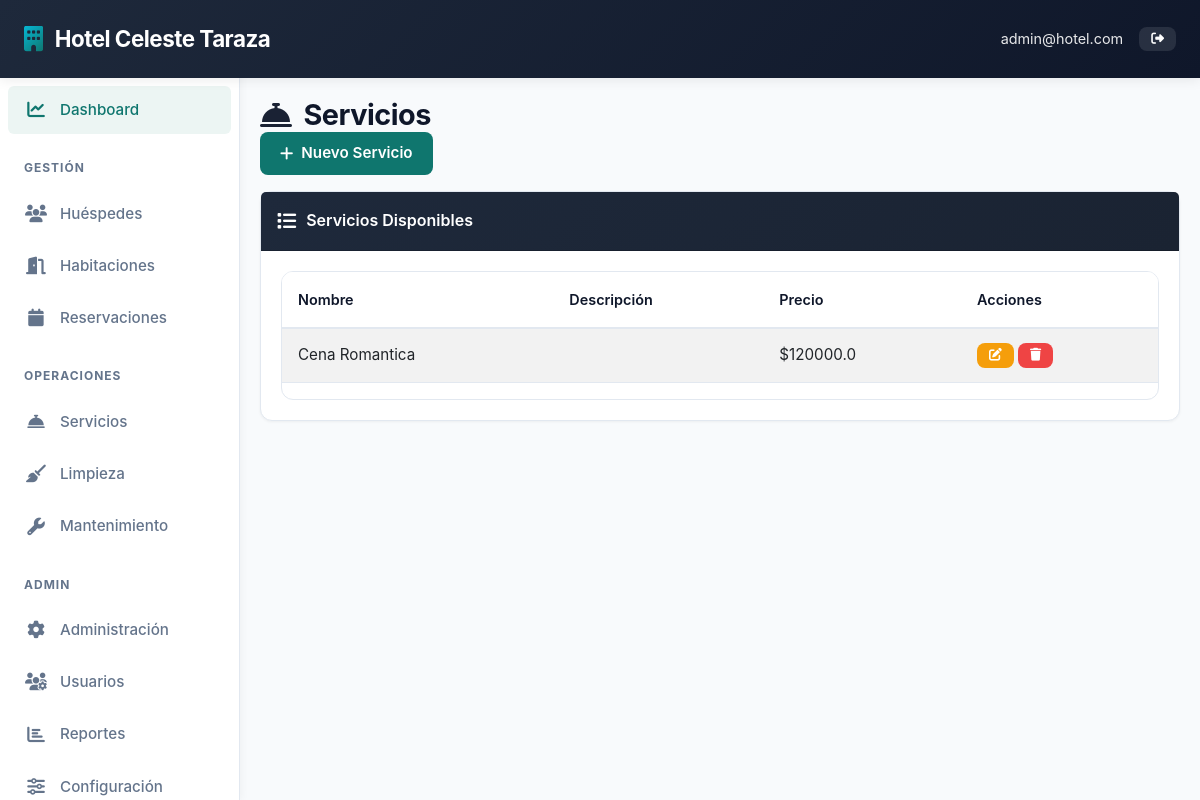
The page /services/ (signed in) on the database its author committed.
### models.py (models this page shows, shortened)
class SystemSettings(db.Model):
    __tablename__ = 'system_settings'
    id = db.Column(db.Integer, primary_key=True)
    hotel_name = db.Column(db.String(120), nullable=False, default='Hotel Management System')
    hotel_address = db.Column(db.Text, nullable=False, default='Calle Principal 123, Ciudad')
    hotel_phone = db.Column(db.String(20), nullable=False, default='+1 (555) 123-4567')
    hotel_email = db.Column(db.String(120), nullable=False, default='info@hotel.com')
    check_in_time = db.Column(db.String(5), nullable=False, default='14:00')
    check_out_time = db.Column(db.String(5), nullable=False, default='11:00')
    price_per_night = db.Column(db.Float, nullable=False, default=100.0)
    updated_at = db.Column(db.DateTime, default=datetime.utcnow, onupdate=datetime.utcnow)

class User(UserMixin, db.Model):
    __tablename__ = 'users'
    id = db.Column(db.Integer, primary_key=True)
    username = db.Column(db.String(80), unique=True, nullable=False)
    email = db.Column(db.String(120), unique=True, nullable=False)
    password_hash = db.Column(db.String(200), nullable=False)
    full_name = db.Column(db.String(120), nullable=False)
    role = db.Column(db.String(20), nullable=False, default='staff')  # admin, receptionist, housekeeper, manager
    phone = db.Column(db.String(20))
    created_at = db.Column(db.DateTime, default=datetime.utcnow)
    is_active = db.Column(db.Boolean, default=True)
    reservations = db.relationship('Reservation', backref='created_by_user', lazy=True)

class Service(db.Model):
    __tablename__ = 'services'
    id = db.Column(db.Integer, primary_key=True)
    name = db.Column(db.String(100), nullable=False)
    description = db.Column(db.Text)
    price = db.Column(db.Float, nullable=False)
    category = db.Column(db.String(50), nullable=False)  # room_service, spa, laundry, parking, etc
    is_active = db.Column(db.Boolean, default=True)
    created_at = db.Column(db.DateTime, default=datetime.utcnow)

### routes.py (the view)
@services_bp.route('/')
@staff_required
def list_services():
    page = request.args.get('page', 1, type=int)
    category = request.args.get('category', '')
    query = Service.query
    if category:
        query = query.filter_by(category=category)
    services = query.paginate(page=page, per_page=10)
    return render_template('services/list_services.html', services=services, current_category=category)

### auth.py (called while the page is built)
def staff_required(f):
    @wraps(f)
    def decorated_function(*args, **kwargs):
        if not current_user.is_authenticated:
            flash('Debe iniciar sesión primero.', 'warning')
            return redirect(url_for('auth.login'))
        return f(*args, **kwargs)
    return decorated_function

### templates/services/list_services.html (shortened to what this page needs)
{% extends "base.html" %}
{% block content %}
<div class="page-header">
    <h1><i class="fas fa-concierge-bell"></i> Servicios</h1>
</div>
<div class="mb-3">
    <a href="/services/add" class="btn btn-primary">
        <i class="fas fa-plus"></i> Nuevo Servicio
    </a>
</div>
<div class="card">
    <div class="card-header">
        <i class="fas fa-list"></i> Servicios Disponibles
    </div>
    <div class="card-body">
        {% if services %}
        <div class="table-responsive">
            <table class="table table-hover table-striped">
                <thead>
                    <tr>
                        <th>Nombre</th>
                        <th class="d-none d-md-table-cell">Descripción</th>
                        <th>Precio</th>
                        <th>Acciones</th>
                    </tr>
                </thead>
                <tbody>
                    {% for service in services %}
                    <tr>
                        <td>{{ service.name }}</td>
                        <td class="d-none d-md-table-cell">{{ service.description[:50] }}</td>
                        <td>${{ service.price }}</td>
                        <td>
                            <a href="/services/{{ service.id }}/edit" class="btn btn-sm btn-warning">
                                <i class="fas fa-edit"></i>
                            </a>
                            {% if current_user.role == 'admin' %}
                            <form method="POST" action="/services/{{ service.id }}/delete" style="display:inline;">
                                <button type="submit" class="btn btn-sm btn-danger" onclick="return confirm('¿Eliminar este servicio?')">
                                    <i class="fas fa-trash"></i>
                                </button>
                            </form>
                            {% endif %}
                        </td>
                    </tr>
                    {% endfor %}
                </tbody>
            </table>
        </div>
        {% else %}
        <div class="alert alert-info">
            <i class="fas fa-info-circle"></i> No hay servicios
        </div>
        {% endif %}
    </div>
</div>
{% endblock %}

### templates/base.html (shortened to what this page needs)
<!DOCTYPE html>
<html lang="es">
<head>
    <link href="https://cdn.jsdelivr.net/npm/bootstrap@5.3.0/dist/css/bootstrap.min.css" rel="stylesheet">
    <link rel="stylesheet" href="https://cdnjs.cloudflare.com/ajax/libs/font-awesome/6.4.0/css/all.min.css">
</head>
<body>
    {% if current_user.is_authenticated %}
    <nav class="navbar">
        <a class="navbar-brand" href="/"><i class="fas fa-building"></i> <span>{{ hotel_settings.hotel_name }}</span></a>
        <div class="navbar-right">
            <span class="text-white">{{ current_user.email }}</span>
            <a href="/auth/logout" class="btn btn-sm" style="background-color: rgba(255,255,255,0.1); color: white;"><i class="fas fa-sign-out-alt"></i></a>
        </div>
    </nav>
    <aside class="sidebar" id="sidebar">
        <ul class="sidebar-menu">
            <li><a href="/" data-tooltip="Dashboard"><i class="fas fa-chart-line"></i> <span class="sidebar-label">Dashboard</span></a></li>
            <li><div class="sidebar-section-title">Gestión</div></li>
            {% if modules_dict.get('Huéspedes', {}).is_enabled != False %}
            <li><a href="/guests" data-tooltip="Huéspedes"><i class="fas fa-users"></i> <span class="sidebar-label">Huéspedes</span></a></li>
            {% endif %}
            {% if modules_dict.get('Habitaciones', {}).is_enabled != False %}
            <li><a href="/rooms" data-tooltip="Habitaciones"><i class="fas fa-door-open"></i> <span class="sidebar-label">Habitaciones</span></a></li>
            {% endif %}
            {% if modules_dict.get('Reservas', {}).is_enabled != False %}
            <li><a href="/reservations" data-tooltip="Reservaciones"><i class="fas fa-calendar"></i> <span class="sidebar-label">Reservaciones</span></a></li>
            {% endif %}
            <li><div class="sidebar-section-title">Operaciones</div></li>
            {% if modules_dict.get('Servicios', {}).is_enabled != False %}
            <li><a href="/services" data-tooltip="Servicios"><i class="fas fa-concierge-bell"></i> <span class="sidebar-label">Servicios</span></a></li>
            {% endif %}
            {% if modules_dict.get('Limpieza', {}).is_enabled != False %}
            <li><a href="/housekeeping" data-tooltip="Limpieza"><i class="fas fa-broom"></i> <span class="sidebar-label">Limpieza</span></a></li>
            {% endif %}
            {% if modules_dict.get('Mantenimiento', {}).is_enabled != False %}
            <li><a href="/maintenance" data-tooltip="Mantenimiento"><i class="fas fa-wrench"></i> <span class="sidebar-label">Mantenimiento</span></a></li>
            {% endif %}
            {% if current_user.role == 'admin' %}
            <li><div class="sidebar-section-title">Admin</div></li>
            <li><a href="/admin" data-tooltip="Administración"><i class="fas fa-cog"></i> <span class="sidebar-label">Administración</span></a></li>
            <li><a href="/admin/users" data-tooltip="Usuarios"><i class="fas fa-users-cog"></i> <span class="sidebar-label">Usuarios</span></a></li>
            <li><a href="/admin/reports" data-tooltip="Reportes"><i class="fas fa-chart-bar"></i> <span class="sidebar-label">Reportes</span></a></li>
            <li><a href="/admin/settings" data-tooltip="Configuración"><i class="fas fa-sliders-h"></i> <span class="sidebar-label">Configuración</span></a></li>
            {% endif %}
        </ul>
    </aside>
    {% endif %}
    <div class="main-content">
        {% block content %}{% endblock %}
    </div>
</body>
</html>

### rows shown on the page
SystemSettings: hotel_name "Hotel Celeste Taraza"
User: email "admin@hotel.com"
Service: name "Cena Romantica", price "120000.0"
